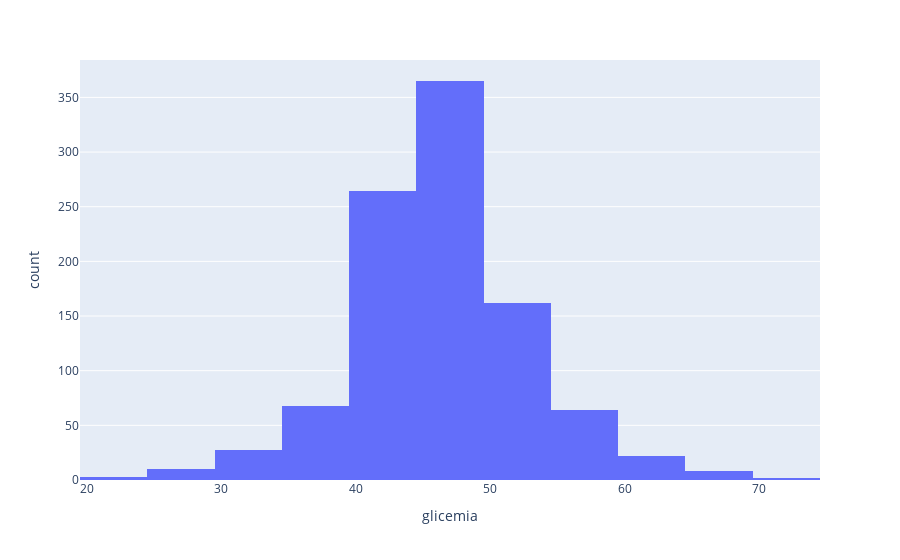

This figure's notebook cell:
### Code cell
px.histogram(df_diabetes,x='glicemia')

### Figure 1 — Plotly figure (JSON) as saved in the notebook; plotly's stock layout.template omitted (floating-point values rounded to 4 significant figures; data arrays with more than 128 entries replaced by an {"elided": "..."} marker saying what was removed)
{"data": [{"bingroup": "x", "hovertemplate": "glicemia=%{x}<br>count=%{y}<extra></extra>", "legendgroup": "", "marker": {"color": "#636efa", "pattern": {"shape": ""}}, "name": "", "orientation": "v", "showlegend": false, "type": "histogram", "x": {"elided": "995 int values"}, "xaxis": "x", "yaxis": "y"}], "layout": {"barmode": "relative", "legend": {"tracegroupgap": 0}, "margin": {"t": 60}, "xaxis": {"anchor": "y", "domain": [0, 1], "title": {"text": "glicemia"}}, "yaxis": {"anchor": "x", "domain": [0, 1], "title": {"text": "count"}}}}
